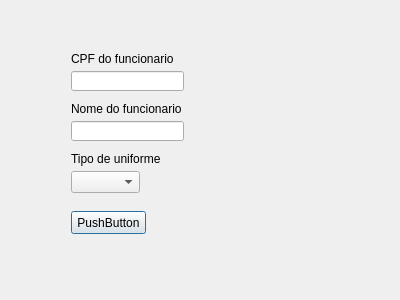
<?xml version="1.0" encoding="UTF-8"?>
<ui version="4.0">
 <class>Dialog</class>
 <widget class="QDialog" name="Dialog">
  <property name="geometry">
   <rect>
    <x>0</x>
    <y>0</y>
    <width>400</width>
    <height>300</height>
   </rect>
  </property>
  <property name="windowTitle">
   <string>Dialog</string>
  </property>
  <layout class="QHBoxLayout" name="horizontalLayout">
   <item>
    <widget class="QWidget" name="widget" native="true">
     <widget class="QLabel" name="label">
      <property name="geometry">
       <rect>
        <x>60</x>
        <y>40</y>
        <width>141</width>
        <height>16</height>
       </rect>
      </property>
      <property name="text">
       <string>CPF do funcionario</string>
      </property>
     </widget>
     <widget class="QLabel" name="label_2">
      <property name="geometry">
       <rect>
        <x>60</x>
        <y>90</y>
        <width>111</width>
        <height>16</height>
       </rect>
      </property>
      <property name="text">
       <string>Nome do funcionario</string>
      </property>
     </widget>
     <widget class="QLabel" name="label_3">
      <property name="geometry">
       <rect>
        <x>60</x>
        <y>140</y>
        <width>101</width>
        <height>16</height>
       </rect>
      </property>
      <property name="text">
       <string>Tipo de uniforme</string>
      </property>
     </widget>
     <widget class="QLineEdit" name="lineEdit">
      <property name="geometry">
       <rect>
        <x>60</x>
        <y>60</y>
        <width>113</width>
        <height>20</height>
       </rect>
      </property>
     </widget>
     <widget class="QLineEdit" name="lineEdit_2">
      <property name="geometry">
       <rect>
        <x>60</x>
        <y>110</y>
        <width>113</width>
        <height>20</height>
       </rect>
      </property>
     </widget>
     <widget class="QComboBox" name="comboBox">
      <property name="geometry">
       <rect>
        <x>60</x>
        <y>160</y>
        <width>69</width>
        <height>22</height>
       </rect>
      </property>
     </widget>
     <widget class="QPushButton" name="pushButton">
      <property name="geometry">
       <rect>
        <x>60</x>
        <y>200</y>
        <width>75</width>
        <height>23</height>
       </rect>
      </property>
      <property name="text">
       <string>PushButton</string>
      </property>
     </widget>
    </widget>
   </item>
  </layout>
 </widget>
 <resources/>
 <connections/>
</ui>
